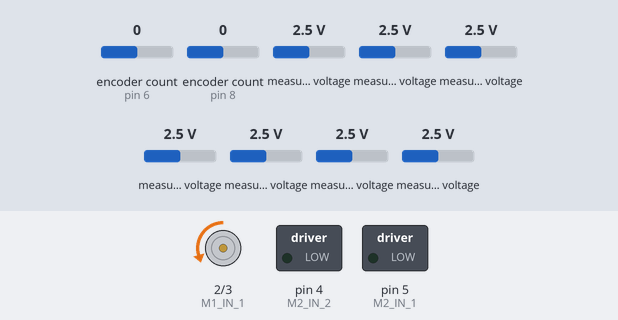
The sketch below on a simulated Arduino Uno, built with avr-gcc and run on an emulated ATmega328P. Shown: motor-driver pin pairs drawn as motors (green arrow = first pin HIGH = forward, orange = second pin HIGH = backward, longer = more drive), switched loads named in the sketch (green lamp = pin HIGH). The inputs (shaded band) are chosen by the test bench; at power-on: measured voltage 2.5 V, encoder count (sensors on pin 6, pin 8) 0. What the sketch prints to the serial monitor is not drawn.

Above: at 1.2 s.
1.3 s: measured voltage (sensor 200) set to 3.8 V
At 2.5 s:
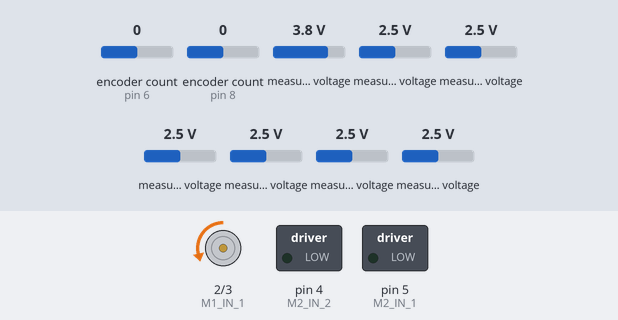
10.3 s: measured voltage (sensor 201) set to 3.8 V
At 11.6 s:
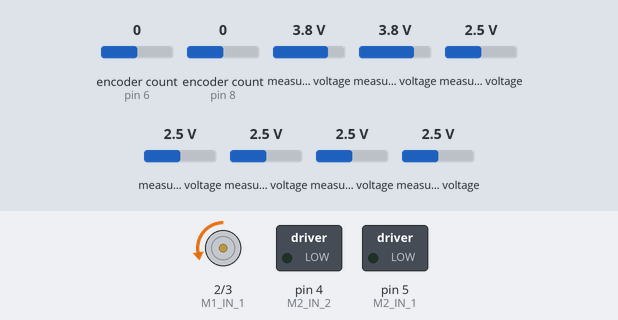
13.3 s: measured voltage (sensor 200) set to 0.1 V
At 13.9 s:
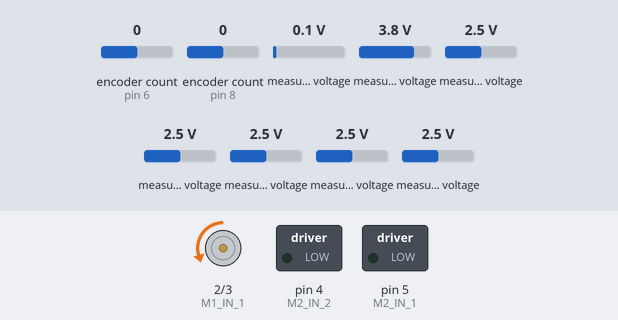
Timing chart, 0 to 16.3 s (numbered marks = the images above; inputs shaded):
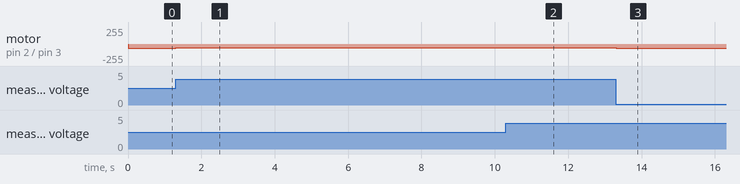

The sketch:

LineFollowingBasic2_Old.ino
```cpp
#include <Adafruit_MCP3008.h>
#include <Encoder.h>

//pins assigned to the encoder values
const unsigned int M1_ENC_A = 6;
const unsigned int M1_ENC_B = 7;
const unsigned int M2_ENC_A = 8;
const unsigned int M2_ENC_B = 9;

//Encoder
Encoder enc1(M1_ENC_A, M1_ENC_B);
Encoder enc2(M2_ENC_A, M2_ENC_B);

Adafruit_MCP3008 adc1;
Adafruit_MCP3008 adc2;

const unsigned int ADC_1_CS = A3;
const unsigned int ADC_2_CS = A2;

const unsigned int M1_IN_1 = 2;
const unsigned int M1_IN_2 = 3;
const unsigned int M2_IN_1 = 5;
const unsigned int M2_IN_2 = 4;

const unsigned int M1_I_SENSE = A1;
const unsigned int M2_I_SENSE = A0;

const float M_I_COUNTS_TO_A = (3.3 / 1024.0) / 0.120;

const int reference_sig = 6;
const unsigned int PWM_VALUE_LEFT = 60;
const unsigned int PWM_VALUE_RIGHT = 60;
const unsigned int kp = 1;

void M1_forward()
{
  analogWrite(M1_IN_1, 0);
  analogWrite(M1_IN_2, PWM_VALUE_LEFT);
}

void M1_stop()
{
  analogWrite(M1_IN_1, 0);
  analogWrite(M1_IN_2, 0);
}

void M1_backward()
{
  analogWrite(M1_IN_1, PWM_VALUE_LEFT);
  analogWrite(M1_IN_2, 0);
}

void M2_forward()
{
  analogWrite(M2_IN_1, 0);
  analogWrite(M2_IN_2, PWM_VALUE_RIGHT);
}

void M2_stop()
{
  analogWrite(M2_IN_1, 0);
  analogWrite(M2_IN_2, 0);
}

void M2_backward()
{
  analogWrite(M2_IN_1, PWM_VALUE_RIGHT);
  analogWrite(M2_IN_2, 0);
}

void moveStop()
{
    M1_stop();
    M2_stop();
}

void moveForward()
{
    M1_forward();
    M2_forward();
}

void moveBackward()
{
    M1_backward();
    M2_backward();
}

void turnRight()
{
    M1_forward();
    M2_stop();
}

void sharp_turnRight()
{
    M1_forward();
    M2_backward();
}

void turnRightGradual(int e)
{
  analogWrite(M1_IN_1, 0);
  analogWrite(M1_IN_2, PWM_VALUE_LEFT + (3*e));
  analogWrite(M2_IN_1, 0);
  analogWrite(M2_IN_2, PWM_VALUE_RIGHT - (3*e));

}

void turnLeftGradual(int e)
{
  analogWrite(M1_IN_1, 0);
  analogWrite(M1_IN_2, PWM_VALUE_LEFT + (3*e));
  analogWrite(M2_IN_1, 0);
  analogWrite(M2_IN_2, PWM_VALUE_RIGHT - (3*e));
}

void turnLeft()
{
    M1_stop();
    M2_forward();
}

void sharp_turnLeft()
{
    M1_backward();
    M2_forward();
}

void setup()
{
  Serial.begin(115200);
  pinMode(M1_IN_1, OUTPUT);
  pinMode(M1_IN_2, OUTPUT);
  pinMode(M2_IN_1, OUTPUT);
  pinMode(M2_IN_2, OUTPUT);

  adc1.begin(ADC_1_CS);
  adc2.begin(ADC_2_CS);
}

void loop()
{
  //initializing vaiables
  int adc_buf[13];
  int bin_buf[13];  // binary array
  //cutoff values for binary conversion - will vary for each robot
  int cutoff[13] = {600,600,600,600,600,600,600,600,600,600,600,650,700};
  int sensor_sum = 0; // sum of sensor positions reading the line
  int sensor_count = 0; // count of the sensors
  int center_pos;   // center of line sensor position
  int error_sig;    // error signal

  // Reading sensor array values
  for (int i = 0, j = 0; i < 13; i = i + 2)
  {
    adc_buf[i] = adc1.readADC(j);
    if (i < 12)
    {
       adc_buf[i+1] = adc2.readADC(j);
    }
    j++;
  }

  // Convert sensor values to binary, increment sensor count and add sensor positions that are reading the line
  for (int i = 0; i<13 ; i++)
  {
    if (adc_buf[i]<cutoff[i]) //may need to adjust cutoffs for the white/black values
    {
      bin_buf[i] = 1;    //binary value of 1 for sensors that are reading the line
      sensor_sum = sensor_sum + i;
      sensor_count++;
    }
    else
    {
      bin_buf[i] = 0;
    }
  }

  // Calculating sensor average based
  if (sensor_count > 0)
  {
     center_pos = sensor_sum / sensor_count;
  }
  else
  {
     center_pos = - 1;
  }

  //Calculating the error signal
  error_sig = reference_sig - center_pos;

  int t_start = micros();

  // print out adc values, center of line position and error signal
  for (int i = 0; i < 13; i++)
  {
    Serial.print(bin_buf[i]); Serial.print("\t");
  }

  Serial.print(center_pos); Serial.print("\t");
  Serial.print(error_sig); Serial.print("\t");
  Serial.println();

  // basic non-pid line following

  if (error_sig == 0) //move forward while center sensor is white
  {
    moveForward();
  }
  else if (error_sig == 7) //stop the robot when it's off the line
  {
    moveStop();
  }
  else if (error_sig < 0) //turn left if to the left of the reference signal
  {
    turnLeftGradual(error_sig);
  }
  else if ((error_sig > 0) && (error_sig < 7)) //turn left if to the right of the reference signal
  {
    turnRightGradual(error_sig);
  }


}
```

Measured:
- after the input at 1.3 s, motor on pin 2 (M1_IN_1) / pin 3 (M1_IN_2): backward 60/255 → backward 57/255 at once
- after the input at 10.3 s, motor on pin 2 (M1_IN_1) / pin 3 (M1_IN_2): backward 57/255 → backward 54/255 at once
- after the input at 13.3 s, motor on pin 2 (M1_IN_1) / pin 3 (M1_IN_2): backward 54/255 → backward 60/255 at once
